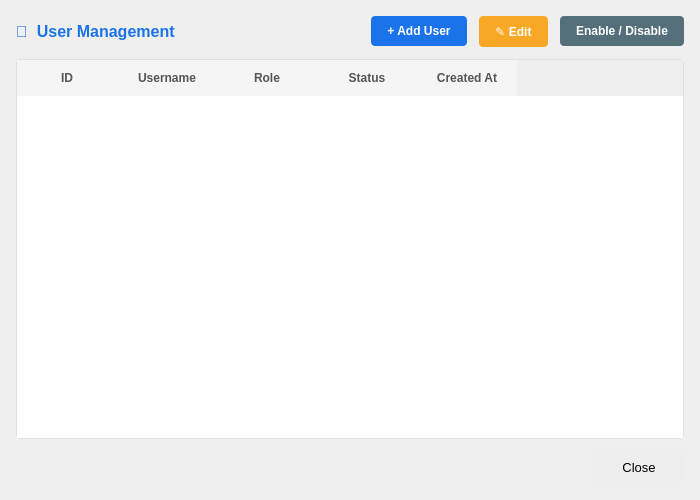
<?xml version="1.0" encoding="UTF-8"?>
<ui version="4.0">
 <class>UserManagement</class>
 <widget class="QDialog" name="UserManagement">
  <property name="geometry">
   <rect><x>0</x><y>0</y><width>700</width><height>500</height></rect>
  </property>
  <property name="windowTitle"><string>User Management</string></property>
  <property name="modal"><bool>true</bool></property>
  <layout class="QVBoxLayout" name="mainLayout">
   <property name="leftMargin"><number>16</number></property>
   <property name="topMargin"><number>16</number></property>
   <property name="rightMargin"><number>16</number></property>
   <property name="bottomMargin"><number>16</number></property>
   <property name="spacing"><number>12</number></property>

   <!-- TITLE -->
   <item>
    <layout class="QHBoxLayout" name="titleLayout">
     <item>
      <widget class="QLabel" name="lblTitle">
       <property name="text"><string>👤  User Management</string></property>
       <property name="styleSheet"><string>font-size:16px;font-weight:bold;color:#1a73e8;</string></property>
      </widget>
     </item>
     <item>
      <spacer name="titleSpacer">
       <property name="orientation"><enum>Qt::Horizontal</enum></property>
       <property name="sizeHint" stdset="0"><size><width>40</width><height>20</height></size></property>
      </spacer>
     </item>
     <item>
      <widget class="QPushButton" name="btnAddUser">
       <property name="text"><string>+ Add User</string></property>
       <property name="styleSheet"><string>QPushButton{background:#1a73e8;color:white;border:none;padding:8px 16px;border-radius:4px;font-weight:bold;}QPushButton:hover{background:#1558b0;}</string></property>
      </widget>
     </item>
     <item>
      <widget class="QPushButton" name="btnEditUser">
       <property name="text"><string>✎ Edit</string></property>
       <property name="styleSheet"><string>QPushButton{background:#f9a825;color:white;border:none;padding:8px 16px;border-radius:4px;font-weight:bold;}QPushButton:hover{background:#f57f17;}</string></property>
      </widget>
     </item>
     <item>
      <widget class="QPushButton" name="btnToggleActive">
       <property name="text"><string>Enable / Disable</string></property>
       <property name="styleSheet"><string>QPushButton{background:#546e7a;color:white;border:none;padding:8px 16px;border-radius:4px;font-weight:bold;}QPushButton:hover{background:#37474f;}</string></property>
      </widget>
     </item>
    </layout>
   </item>

   <!-- USER TABLE -->
   <item>
    <widget class="QTableWidget" name="tblUsers">
     <property name="styleSheet"><string>QTableWidget{border:1px solid #e0e0e0;border-radius:4px;gridline-color:#f0f0f0;font-size:13px;}QTableWidget::item{padding:8px;}QTableWidget::item:selected{background:#e3f2fd;color:#000;}QHeaderView::section{background:#f5f5f5;padding:9px;border:none;font-weight:bold;color:#555;}</string></property>
     <property name="selectionBehavior"><enum>QAbstractItemView::SelectRows</enum></property>
     <property name="editTriggers"><set>QAbstractItemView::NoEditTriggers</set></property>
     <property name="alternatingRowColors"><bool>true</bool></property>
     <column><property name="text"><string>ID</string></property></column>
     <column><property name="text"><string>Username</string></property></column>
     <column><property name="text"><string>Role</string></property></column>
     <column><property name="text"><string>Status</string></property></column>
     <column><property name="text"><string>Created At</string></property></column>
    </widget>
   </item>

   <!-- CLOSE -->
   <item>
    <layout class="QHBoxLayout" name="closeLayout">
     <item>
      <spacer name="closeSpacer">
       <property name="orientation"><enum>Qt::Horizontal</enum></property>
       <property name="sizeHint" stdset="0"><size><width>40</width><height>20</height></size></property>
      </spacer>
     </item>
     <item>
      <widget class="QPushButton" name="btnClose">
       <property name="text"><string>Close</string></property>
       <property name="styleSheet"><string>QPushButton{background:#eee;border:none;padding:9px 28px;border-radius:4px;font-size:13px;}QPushButton:hover{background:#ddd;}</string></property>
      </widget>
     </item>
    </layout>
   </item>

  </layout>
 </widget>
</ui>
